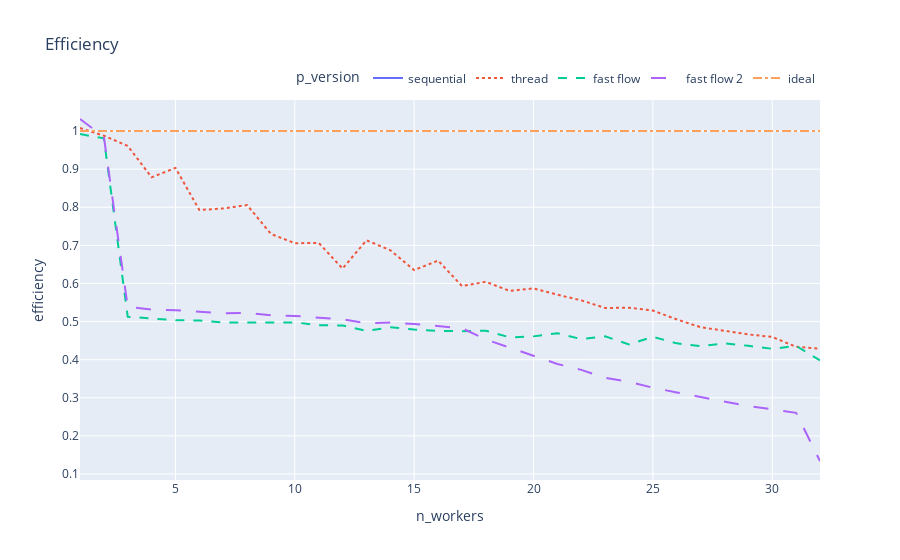

Here is the notebook cell this chart was saved with:
### Code cell
# compute and show efficiency
mean_time_df['efficiency'] = mean_time_df['speed_up']/mean_time_df['n_workers']
fig = px.line(mean_time_df, x="n_workers", y="efficiency",color='p_version', title="Efficiency", line_dash='p_version')
fig.update_layout(legend=dict(
    orientation="h",
    yanchor="bottom",
    y=1.02,
    xanchor="right",
    x=1
))
fig.show()

### Figure 1 — Plotly figure (JSON) as saved in the notebook; plotly's stock layout.template omitted (floating-point values rounded to 4 significant figures)
{"data": [{"hovertemplate": "p_version=sequential<br>n_workers=%{x}<br>efficiency=%{y}<extra></extra>", "legendgroup": "sequential", "line": {"color": "#636efa", "dash": "solid"}, "marker": {"symbol": "circle"}, "mode": "lines", "name": "sequential", "orientation": "v", "showlegend": true, "type": "scatter", "x": [1], "xaxis": "x", "y": [1], "yaxis": "y"}, {"hovertemplate": "p_version=thread<br>n_workers=%{x}<br>efficiency=%{y}<extra></extra>", "legendgroup": "thread", "line": {"color": "#EF553B", "dash": "dot"}, "marker": {"symbol": "circle"}, "mode": "lines", "name": "thread", "orientation": "v", "showlegend": true, "type": "scatter", "x": [1, 2, 3, 4, 5, 6, 7, 8, 9, 10, 11, 12, 13, 14, 15, 16, 17, 18, 19, 20, 21, 22, 23, 24, 25, 26, 27, 28, 29, 30, 31, 32], "xaxis": "x", "y": [1.008, 0.9877, 0.9609, 0.8787, 0.9032, 0.7927, 0.7968, 0.8058, 0.7298, 0.7057, 0.7064, 0.6391, 0.7134, 0.6872, 0.635, 0.6602, 0.5933, 0.6044, 0.5804, 0.5871, 0.5704, 0.5557, 0.5357, 0.5365, 0.5288, 0.5057, 0.4853, 0.4752, 0.4663, 0.4596, 0.4338, 0.4288], "yaxis": "y"}, {"hovertemplate": "p_version=fast flow<br>n_workers=%{x}<br>efficiency=%{y}<extra></extra>", "legendgroup": "fast flow", "line": {"color": "#00cc96", "dash": "dash"}, "marker": {"symbol": "circle"}, "mode": "lines", "name": "fast flow", "orientation": "v", "showlegend": true, "type": "scatter", "x": [1, 2, 3, 4, 5, 6, 7, 8, 9, 10, 11, 12, 13, 14, 15, 16, 17, 18, 19, 20, 21, 22, 23, 24, 25, 26, 27, 28, 29, 30, 31, 32], "xaxis": "x", "y": [0.9921, 0.9807, 0.5126, 0.509, 0.5037, 0.5027, 0.4976, 0.4978, 0.4969, 0.4979, 0.4906, 0.4898, 0.4753, 0.4851, 0.4791, 0.4754, 0.4748, 0.4761, 0.4586, 0.4612, 0.4694, 0.454, 0.4614, 0.4399, 0.46, 0.4429, 0.4352, 0.4431, 0.4363, 0.4286, 0.4361, 0.3982], "yaxis": "y"}, {"hovertemplate": "p_version=fast flow 2<br>n_workers=%{x}<br>efficiency=%{y}<extra></extra>", "legendgroup": "fast flow 2", "line": {"color": "#ab63fa", "dash": "longdash"}, "marker": {"symbol": "circle"}, "mode": "lines", "name": "fast flow 2", "orientation": "v", "showlegend": true, "type": "scatter", "x": [1, 2, 3, 4, 5, 6, 7, 8, 9, 10, 11, 12, 13, 14, 15, 16, 17, 18, 19, 20, 21, 22, 23, 24, 25, 26, 27, 28, 29, 30, 31, 32], "xaxis": "x", "y": [1.032, 0.985, 0.5383, 0.5318, 0.5298, 0.5264, 0.5214, 0.5229, 0.5163, 0.5148, 0.5099, 0.5061, 0.4955, 0.4977, 0.4935, 0.4881, 0.4826, 0.4532, 0.4316, 0.4084, 0.3888, 0.3733, 0.3524, 0.3423, 0.3263, 0.3141, 0.3023, 0.2903, 0.278, 0.2698, 0.2605, 0.1341], "yaxis": "y"}, {"hovertemplate": "p_version=ideal<br>n_workers=%{x}<br>efficiency=%{y}<extra></extra>", "legendgroup": "ideal", "line": {"color": "#FFA15A", "dash": "dashdot"}, "marker": {"symbol": "circle"}, "mode": "lines", "name": "ideal", "orientation": "v", "showlegend": true, "type": "scatter", "x": [1, 2, 3, 4, 5, 6, 7, 8, 9, 10, 11, 12, 13, 14, 15, 16, 17, 18, 19, 20, 21, 22, 23, 24, 25, 26, 27, 28, 29, 30, 31, 32], "xaxis": "x", "y": [1, 1, 1, 1, 1, 1, 1, 1, 1, 1, 1, 1, 1, 1, 1, 1, 1, 1, 1, 1, 1, 1, 1, 1, 1, 1, 1, 1, 1, 1, 1, 1], "yaxis": "y"}], "layout": {"legend": {"orientation": "h", "title": {"text": "p_version"}, "tracegroupgap": 0, "x": 1, "xanchor": "right", "y": 1.02, "yanchor": "bottom"}, "title": {"text": "Efficiency"}, "xaxis": {"anchor": "y", "domain": [0, 1], "title": {"text": "n_workers"}}, "yaxis": {"anchor": "x", "domain": [0, 1], "title": {"text": "efficiency"}}}}
